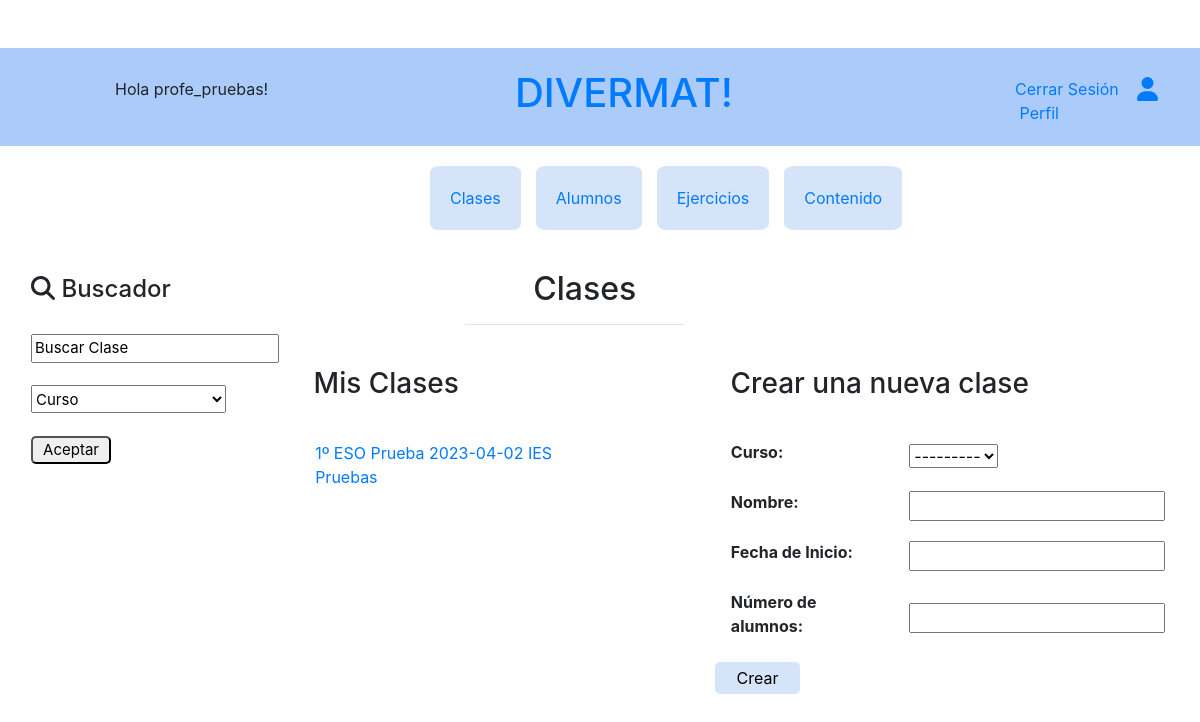
Screenshot of /divermat/clases (signed in) with the database file from the repository.
### divermat/models.py (models this page shows)
class Clase(models.Model):
    curso = models.ForeignKey(Curso, on_delete=models.CASCADE,
                              default=None, null=True) #Hacerlo con choices valores 1 2 3 y 4 e internamente hacer la referencia
    nombre = models.CharField(max_length=15, default=None)
    centro = models.CharField(max_length=150, default=None)
    ano_academico = models.DateField()
    n_alumnos = models.IntegerField(default=None,null=True)
    profesor = models.ForeignKey(Profesor,
                                 on_delete=models.CASCADE,
                                 default=None, null=True)
    ejercicios = models.ManyToManyField(Ejercicio,
                                 default=None)#Lista con un dic que tenga los ids de los ejercicios asignados y lista alum hecho
    class Meta:
        ordering = ('ano_academico','curso', 'nombre', 'centro', )
    def __str__(self):
        return str(self.curso) + "º ESO " + str(self.nombre) + " " + str(self.ano_academico) + " " + str(self.centro)

class Curso(models.Model):
    curso = models.CharField(max_length=1, default=None)
    class Meta:
        ordering = ('curso', )
    def __str__(self):
        return str(self.curso)

### divermat/views.py (the view, shortened to what this page needs)
# urls.py: url(r'clases', views.clases, name='clases'),
@login_required
def clases(request):
    content = {}
    content['registro'] = False
    try:
        profesor = Profesor.objects.get(username=request.user)
        content['profesor'] = True
        content['alumno'] = False
        clasesProf = Clase.objects.filter(profesor=profesor)
        busqueda = request.GET.get('buscar', '')
        filtro = request.GET.get('curso', '')
        content['clases'] = []
        clases = []
        if busqueda and busqueda != "Buscar Clase":
            for c in clasesProf:
                if unidecode(busqueda.lower()) in unidecode(c.nombre.lower()) or unidecode(busqueda.lower()) in unidecode(str(c.centro).lower()):
                    clases.append(c)
                elif unidecode(busqueda.lower()) in unidecode(str(c.curso).lower()) or unidecode(busqueda.lower()) in unidecode(str(c.ano_academico).lower()):
                    clases.append(c)
        else:
            clases = clasesProf
        if filtro and filtro != "Curso":
            for c in clases:
                if str(c.curso)+"º ESO" == filtro:
                    content['clases'].append(c)
        else:
            content['clases'] = clases
        form = NuevaClase(None,None)
        content['form'] = form
        request.method = 'GET'
        return render(request,'divermat/clases.html', context=content,)
    except Profesor.DoesNotExist:
        return redirect('index')

### divermat/forms.py
class NuevaClase(forms.ModelForm):
    class Meta:
        model = Clase
        fields = (
            'curso',
            'nombre',
            'ano_academico',
            'n_alumnos',
        )
        labels = {
            'nombre': ('Nombre'),
            'curso': ('Curso'),
            'ano_academico':('Fecha de Inicio'),
            'n_alumnos':('Número de alumnos'),
        }

### templates/divermat/clases.html (shortened to what this page needs)
{% extends "divermat/base.html" %}
{% block body_block %}
    <div class="row">
        <div class="col-xs-3 col-md-3 col-lg-3 offset-md-3">
            <h2>&nbsp;&nbsp;&nbsp;&nbsp;&nbsp;&nbsp;&nbsp;&nbsp;Clases</h2><hr/>
        </div>
    </div>
    <div class="row">
        <div class="col-xs-5 col-md-5 col-lg-5 offset-md-1">
            <table>
                <thead>
                    <th>
                        <h3>Mis&nbsp;Clases</h3>
                    </th>
                </thead>
            </table>
            <div class="table-wrapper-scroll-y my-custom-scrollbar" style="height: 270px!important;">
                <table>
                    {% for c in clases %}
                    <tr><td><a href="{% url 'clase' c.id %}">{{c}}</a></td></tr>
                    {%endfor%}
                </table>
            </div>
        </div>
        <div class="col-xs-6 col-md-6 col-lg-6">
            <table>
                <thead>
                    <th>
                        <h3>Crear&nbsp;una&nbsp;nueva&nbsp;clase</h3>
                    </th>
                </thead>
            </table>
            <form id="NuevaClase" action="clases" method="POST">
                <table>
                    {{form}}
                </table>
                <input class="boton" type="submit" value="Crear">
            </form>
        </div>
    </div>
{% endblock %}
{% block menu_lateral_block%}
    <div class="lateral">
        <div class ="flex-container">
            <div class="medio">
                <h4><i class="fa-solid fa-magnifying-glass"></i>&nbsp;Buscador</h4><br>
                <form action="clases" method="GET">
                    <div>
                        <input type="text" onfocus="this.value=''" name="buscar" value="Buscar Clase"></br></br>
                        <div>
                            <select name="curso" value="Curso" style="width:195px; height:28px;">
                                <option selected>Curso</option>
                            </select></br></br>
                        </div>
                        <input class="botonLateral" type="submit" value="Aceptar"></input>
                    </div>
                </form>
            </div>
        </div>
    </div>
{% endblock %}

### templates/divermat/base.html (shortened to what this page needs)
<!DOCTYPE html>
{% load static %}
<html>
    <head>
        <link  rel="stylesheet" type="text/css" href="{% static 'estilo.css' %}" />
        <link  rel="stylesheet" type="text/css" href="{% static 'bootstrap.min.css' %}">
    </head>
    <body class="container-fluid">
        <div class="row" style="background: rgb(171, 203, 250);">
            <div class="col-xs-2 col-md-2 col-lg-2 offset-md-1" style="background: rgb(171, 203, 250);">
                <br>
                {% if user.is_authenticated %}
                    <p>
                        Hola {{user.get_username}}!
                    </p>
                {%else%}
                   <p>Bienvenido!</p>
                {%endif%}
            </div>
            <div class="col-xs-3 col-md-3 col-lg-3 align-self-center offset-md-2 " style="background: rgb(171, 203, 250);">
                <h1><a href="{% url 'index' %}">DIVERMAT!</a></h1>
            </div>
            {% if user.is_authenticated %}
                <div class="col-xs-2 col-md-2 col-lg-2 offset-md-2" style="background: rgb(171, 203, 250);">
                    <br>
                    <p>
                        <a href="{% url 'cerrar_sesion' %}">Cerrar Sesión</a>&nbsp;&nbsp;
                        <a href="{% url 'perfil' %}">&nbsp;<i class="fa-solid fa-user fa-xl"></i>&nbsp;Perfil</a>
                    </p>
                </div>
            {% endif %}
        </div>
        <div class="row">
            <div class="col-xs-4 col-sm-4 col-lg-4"></div>
            <div class="col-xs-6 col-sm-6 col-lg-6">
                {% if registro is False%}
                    <div class="menu">
                        <table >
                            {% if profesor is True %}
                                <td>
                                    <a href="{% url 'clases' %}">Clases</a>
                                </td>
                                <td>
                                    <a href="{% url 'alumnos' %}">Alumnos</a>
                                </td>
                                <td>
                                    <a href="{% url 'index' %}">Ejercicios</a>
                                </td>
                                <td>
                                    <a href="{% url 'contenido' %}">Contenido</a>
                                </td>
                            {%endif%}
                        </table>
                    </div>
                {% endif %}
            </div>
            <div class="col-xs-4 col-sm-4 col-lg-4"></div>
        </div>
        <div class="row">
            <div class="col-xs-2 col-sm-2 col-lg-2">
                {% block menu_lateral_block %}
                {% endblock %}
            </div>
            <div class="col-xs-10 col-sm-10 col-lg-10">
                {% block body_block %}
                {% endblock %}
            </div>
        </div>
    </body>
</html>

### divermat/static/estilo.css (style rules this page uses)
.my-custom-scrollbar { position: relative !important; height: 400px !important; overflow: auto !important; }
.table-wrapper-scroll-y { display: block !important; }
thead tr th { position: sticky; top: 0; z-index: 10; background-color: #ffffff; }
* { box-sizing: border-box; }
[class*="col-"] { float: left; padding: 5px; }
.lateral { width: 270px !important; height: 350px !important; font-size: 15px !important; border-radius: 10%; }
.menu { text-align:center !important; }
.menu table td { background: rgb(214, 228, 250) !important; border-radius: 10% !important; border-collapse: unset !important; margin: 10px; padding:20px; width:90px; text-align:center; }
table { border-collapse:unset !important; }
table { table-layout: fixed!important; }
table tr th { width:fit-content !important; }
body { background-color:rgb(255, 255, 255) !important; }
h1 { font-family:"Comic Sans",serif; font-size: 40px; }
.flex-container { display: flex; flex-flow: row wrap; justify-content: space-around; align-items: baseline; margin: auto; }
html, body { height: 100%; margin-top: 4%; }
.medio { margin-top: 10px; margin-left: 10px; }
th { cursor: pointer; }
table { border: none; border-spacing:15px; text-align: left; }
th { padding: 0.2%; text-align: left; }
td { padding: 0.6%; border-spacing: 15px; text-align: left; }
tr { padding: 1%; text-align: left; }
.botonLateral { color: black!important; width: 80px!important; height: 28px!important; border-radius: 5px!important; }
.boton { background-color: rgb(214, 228, 250) !important; color: black !important; border: 3px solid rgb(214, 228, 250) !important; width: 85px !important; height: 32px !important; border-radius: 5px !important; }

### rows the page displays
Clase: curso+nombre+ano_academico "1º ESO Prueba 2023-04-02 IES Pruebas"
Curso: curso "---------"

### other values shown
{{ user.get_username }} "profe_pruebas"
